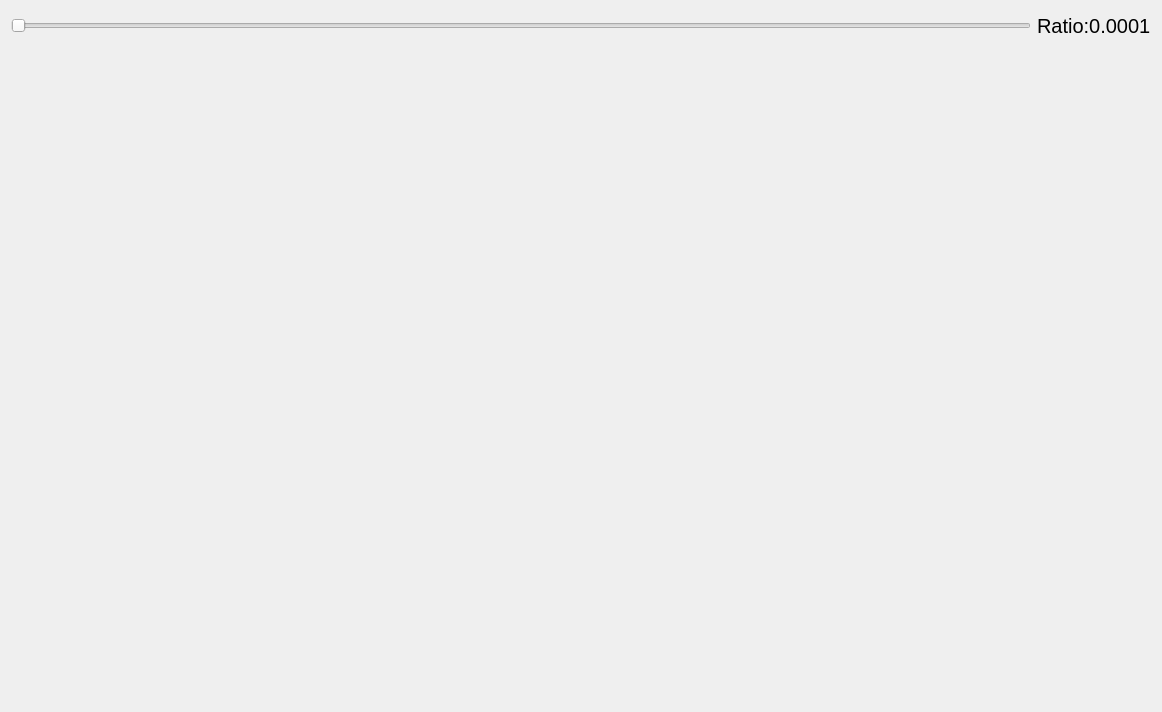
<?xml version="1.0" encoding="UTF-8"?>
<ui version="4.0">
 <class>Form</class>
 <widget class="QWidget" name="Form">
  <property name="geometry">
   <rect>
    <x>0</x>
    <y>0</y>
    <width>1162</width>
    <height>712</height>
   </rect>
  </property>
  <property name="windowTitle">
   <string>Form</string>
  </property>
  <layout class="QGridLayout" name="gridLayout">
   <item row="0" column="0">
    <layout class="QHBoxLayout" name="horizontalLayout">
     <item>
      <widget class="QSlider" name="ratioSlider">
       <property name="maximumSize">
        <size>
         <width>16777215</width>
         <height>30</height>
        </size>
       </property>
       <property name="maximum">
        <number>100</number>
       </property>
       <property name="orientation">
        <enum>Qt::Horizontal</enum>
       </property>
      </widget>
     </item>
     <item>
      <widget class="QLabel" name="rlabel">
       <property name="maximumSize">
        <size>
         <width>16777215</width>
         <height>30</height>
        </size>
       </property>
       <property name="font">
        <font>
         <pointsize>15</pointsize>
        </font>
       </property>
       <property name="text">
        <string>Ratio:0.0001</string>
       </property>
      </widget>
     </item>
    </layout>
   </item>
   <item row="1" column="0">
    <widget class="QLabel" name="label">
     <property name="minimumSize">
      <size>
       <width>0</width>
       <height>650</height>
      </size>
     </property>
     <property name="text">
      <string/>
     </property>
    </widget>
   </item>
  </layout>
 </widget>
 <resources/>
 <connections/>
</ui>
